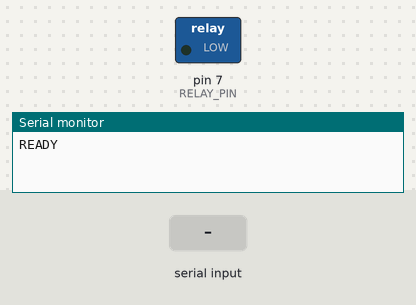
Recording of a sketch running on a simulated Arduino Uno, built with avr-gcc and run on an emulated ATmega328P. On the bench: switched loads named in the sketch (green lamp = pin HIGH), the last lines printed to the serial monitor. Inputs (shaded band) come from the test bench.

Above: at 1.2 s.
1.3 s: "O\n" received over Serial
At 2.3 s:
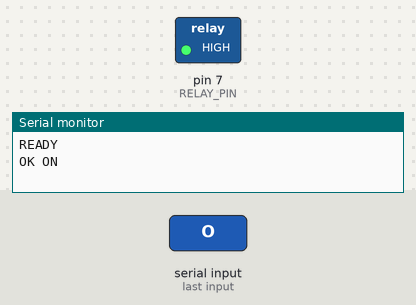
2.8 s: "F\n" received over Serial
At 3.4 s:
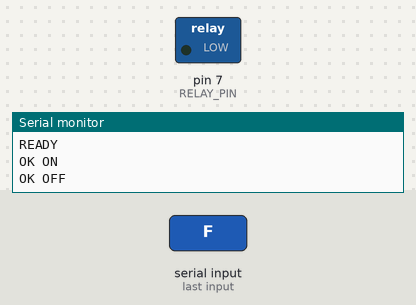
4.3 s: "ON\n" received over Serial
At 4.6 s:
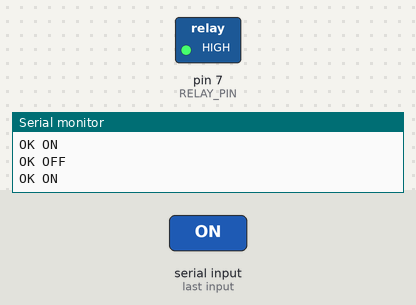
5.8 s: "OFF\n" received over Serial
At 7.0 s:
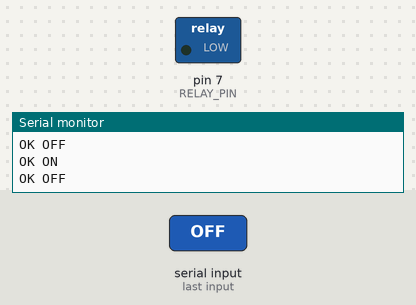
Timing chart, 0 to 8.3 s (numbered marks = the images above; inputs shaded):
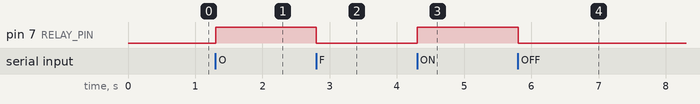

Measured:
- after the input at 1.3 s, pin 7 (RELAY_PIN): LOW → HIGH at once
- after the input at 2.8 s, pin 7 (RELAY_PIN): HIGH → LOW at once
- after the input at 4.3 s, pin 7 (RELAY_PIN): LOW → HIGH at once
- after the input at 5.8 s, pin 7 (RELAY_PIN): HIGH → LOW at once

The sketch:

valve_only_controller.ino
```cpp
// =====================================================================
// 电磁阀最小固件（方案A：单字符 O/F + ACK，平时零输出）
// =====================================================================
// 背景：现役"下料机一体板"固件持续以 ~22行/秒 刷称重数据行（Raw: ... | Real Weight: g），
// 主机侧两条命令之间从不读取串口 → 缓冲塞满 → 板卡 TX 背压 → loop() 卡死在
// Serial 发送里 → 收到 'O' 不执行、不回 ACK、不开阀（2026-09-19 全天 SILENT 根因）。
// 本固件移除一切主动输出：平时串口完全静默，只对指令回 ACK，整条故障链不存在。
//
// 协议（与 Pi 端 opi_sensors_client.py / 后端 valve.py 逐字节兼容，两端零改动）：
//   裸 'O'        → 开阀，回 "OK ON\r\n"     （Pi 客户端单字符路径，无行尾）
//   裸 'F'        → 关阀，回 "OK OFF\r\n"    （客户端阀口识别也靠它：'F'→OK OFF）
//   "O"+回车      → 开阀（串口监视器手测）
//   "ON\r\n"      → 开阀，回 "OK ON\r\n"     （兼容全词协议）
//   "OFF\r\n"     → 关阀，回 "OK OFF\r\n"
//   "STATUS\r\n"  → 回 "ON\r\n" / "OFF\r\n"
//   上电          → 继电器释放（关阀），打印一行 "READY"
//   其余输入      → 回 "ERR"
// 串口参数：9600 8N1（与两端现有配置一致，勿改）
//
// ⚠️ 极性约定：默认 HIGH=开阀（与仓库 solenoid_valve.cpp / valve_control.py 实测基准一致）。
//    烧录后先用串口监视器验证：发 O 阀应开。若行为相反（上电阀就吸合/发O反关），
//    把 RELAY_ACTIVE_HIGH 改成 false 重烧，并立即断电检查（极性反=上电即通电，防烧）。
// ⚠️ 两块阀板（电磁阀1、电磁阀2）都要烧同一份。
// =====================================================================

#define RELAY_PIN 7             // 继电器信号脚（与仓库实测基准一致，板子不同再改）
#define RELAY_ACTIVE_HIGH true  // true: HIGH=开阀；false: LOW=开阀
#define BAUD_RATE 9600
#define SINGLE_CHAR_TIMEOUT_MS 50  // 裸单字符判定：停止接收 50ms 后按整行处理
#define BUFFER_SIZE 32

bool valveOpen = false;
String rxBuffer = "";
unsigned long lastCharMs = 0;

void applyRelay()
{
  bool level = RELAY_ACTIVE_HIGH ? valveOpen : !valveOpen;
  digitalWrite(RELAY_PIN, level ? HIGH : LOW);
}

void openValve()
{
  valveOpen = true;
  applyRelay();
  Serial.println("OK ON");
}

void closeValve()
{
  valveOpen = false;
  applyRelay();
  Serial.println("OK OFF");
}

void processLine(const String &line)
{
  if (line == "O" || line == "ON")
  {
    openValve();
    return;
  }
  if (line == "F" || line == "OFF")
  {
    closeValve();
    return;
  }
  if (line == "STATUS")
  {
    Serial.println(valveOpen ? "ON" : "OFF");
    return;
  }
  Serial.println("ERR");
}

void setup()
{
  pinMode(RELAY_PIN, OUTPUT);
  valveOpen = false;
  applyRelay(); // 上电即关阀（继电器释放态）
  Serial.begin(BAUD_RATE);
  Serial.println("READY");
}

void loop()
{
  while (Serial.available() > 0)
  {
    char c = (char)Serial.read();
    if (c == '\r' || c == '\n')
    {
      if (rxBuffer.length() > 0)
      {
        processLine(rxBuffer);
        rxBuffer = "";
      }
    }
    else
    {
      if (rxBuffer.length() < BUFFER_SIZE)
      {
        rxBuffer += c;
      }
    }
    lastCharMs = millis();
  }
  // 裸 'O'/'F'（Pi 客户端无行尾单字符）：字符停 50ms 无后续即按整行执行。
  // 带行尾的指令在上一段立即执行，不走这里。
  if (rxBuffer.length() > 0 && millis() - lastCharMs > SINGLE_CHAR_TIMEOUT_MS)
  {
    processLine(rxBuffer);
    rxBuffer = "";
  }
}
```
